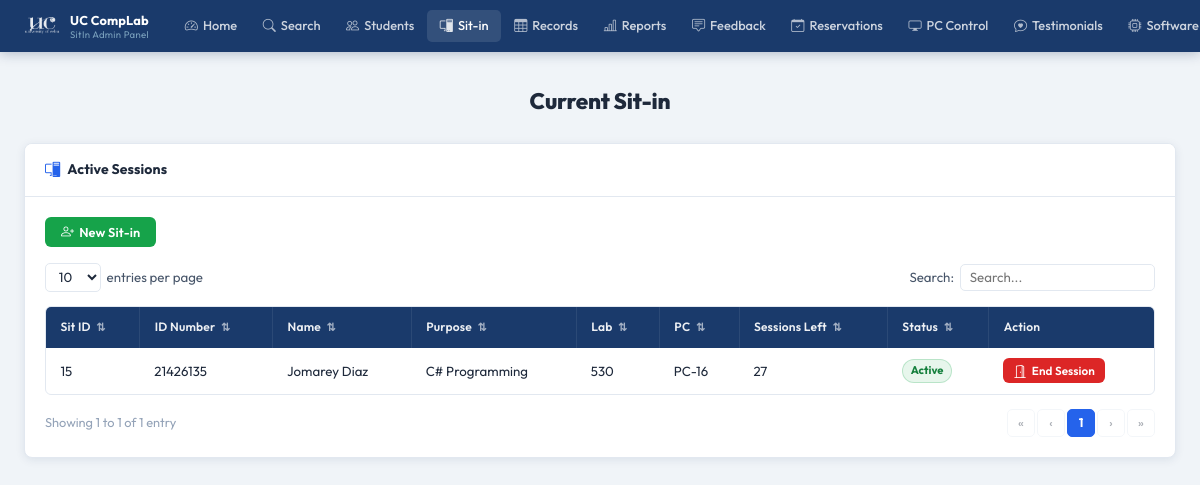
Page /pages/admin/sitin.php (signed in) on the earlier database version.
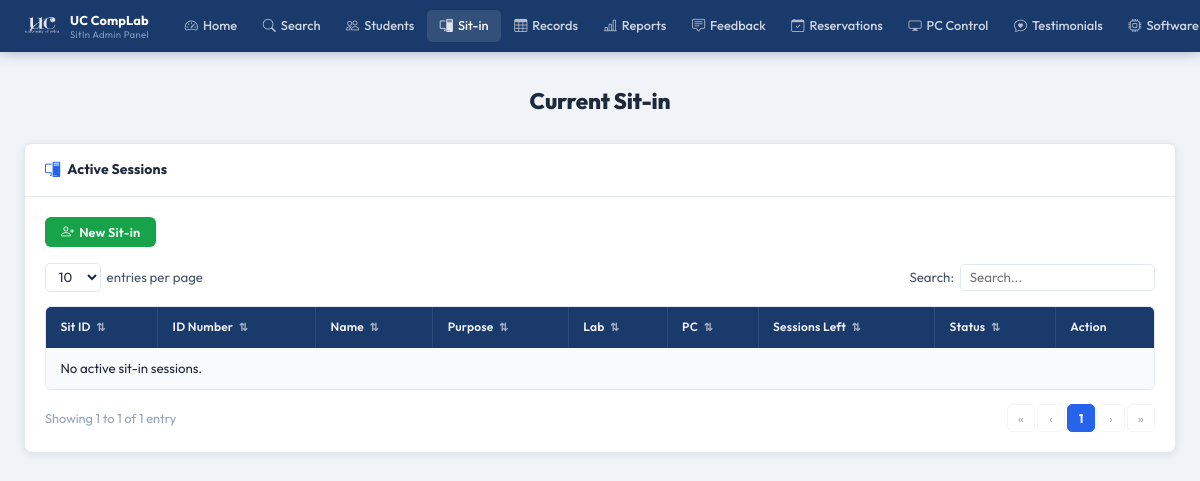
Same page on the later database version.
### tables this page shows
CREATE TABLE sit_in_logs (
            id          INTEGER PRIMARY KEY AUTOINCREMENT,
            user_id     INTEGER NOT NULL,
            lab_room    TEXT    NOT NULL,
            purpose     TEXT,
            status      TEXT    DEFAULT 'active',
            login_time  DATETIME DEFAULT CURRENT_TIMESTAMP,
            logout_time DATETIME, pc_number INTEGER,
            FOREIGN KEY (user_id) REFERENCES users(id) ON DELETE CASCADE
        );

CREATE TABLE users (
            id                 INTEGER PRIMARY KEY AUTOINCREMENT,
            first_name         TEXT    NOT NULL,
            last_name          TEXT    NOT NULL,
            middle_name        TEXT,
            student_id         TEXT    UNIQUE NOT NULL,
            course             TEXT    NOT NULL,
            course_level       INTEGER NOT NULL,
            email              TEXT    UNIQUE NOT NULL,
            address            TEXT    NOT NULL,
            password           TEXT    NOT NULL,
            remaining_sessions INTEGER DEFAULT 30,
            created_at         DATETIME DEFAULT CURRENT_TIMESTAMP
        , profile_picture TEXT, points INTEGER DEFAULT 0);

### pages/admin/sitin.php (the view, shortened to what this page needs)
<?php
$base = '../../';
$db = getDB();
$sitins = $db->query("
    SELECT s.id, u.id AS user_id, u.student_id,
           u.first_name || ' ' || u.last_name AS full_name,
           s.purpose, s.lab_room, u.remaining_sessions, s.status, s.login_time, s.pc_number
    FROM sit_in_logs s
    JOIN users u ON u.id = s.user_id
    WHERE s.logout_time IS NULL
    ORDER BY s.login_time DESC
")->fetchAll();
?>
<!DOCTYPE html>
<html lang="en">
<head>
  <link rel="stylesheet" href="<?= $base ?>assets/css/admin.css"/>
  <link rel="stylesheet" href="https://cdn.jsdelivr.net/npm/bootstrap-icons@1.11.3/font/bootstrap-icons.css"/>
</head>
<body>
<?php require_once __DIR__ . '/../../includes/admin-navbar.php'; ?>
<div class="admin-page">
  <div class="admin-inner">
    <h1 class="a-page-title">Current Sit-in</h1>
    <div class="a-card">
      <div class="a-card-header">
        <i class="bi bi-pc-display"></i> Active Sessions
      </div>
      <div class="a-card-body">
        <div style="margin-bottom:1rem;">
          <button class="a-btn a-btn-green" onclick="openModal('searchStudentModal')">
            <i class="bi bi-person-plus"></i> New Sit-in
          </button>
        </div>
        <div class="a-table-controls">
          <div class="a-entries-wrap">
            <select id="sitSelect" class="a-entries-select">
              <option>10</option><option>25</option><option>50</option>
            </select>
            <span>entries per page</span>
          </div>
          <div class="a-search-wrap">
            <label>Search:</label>
            <input type="text" id="sitSearch" class="a-search-box" placeholder="Search..."/>
          </div>
        </div>
        <div class="a-table-wrap">
          <table class="a-table" id="sitTable">
            <thead>
              <tr>
                <th class="a-sortable" data-col="0">Sit ID <span class="a-sort-icon">⇅</span></th>
                <th class="a-sortable" data-col="1">ID Number <span class="a-sort-icon">⇅</span></th>
                <th class="a-sortable" data-col="2">Name <span class="a-sort-icon">⇅</span></th>
                <th class="a-sortable" data-col="3">Purpose <span class="a-sort-icon">⇅</span></th>
                <th class="a-sortable" data-col="4">Lab <span class="a-sort-icon">⇅</span></th>
                <th class="a-sortable" data-col="5">PC <span class="a-sort-icon">⇅</span></th>
                <th class="a-sortable" data-col="6">Sessions Left <span class="a-sort-icon">⇅</span></th>
                <th class="a-sortable" data-col="7">Status <span class="a-sort-icon">⇅</span></th>
                <th>Action</th>
              </tr>
            </thead>
            <tbody id="sitBody">
              <?php if (empty($sitins)): ?>
                <tr class="a-table-empty">
                  <td colspan="9">No active sit-in sessions.</td>
                </tr>
              <?php else: ?>
                <?php foreach ($sitins as $row): ?>
                  <tr class="a-data-row">
                    <td><?= (int)$row['id'] ?></td>
                    <td><?= htmlspecialchars($row['student_id']) ?></td>
                    <td><?= htmlspecialchars($row['full_name']) ?></td>
                    <td><?= htmlspecialchars($row['purpose'] ?? '—') ?></td>
                    <td><?= htmlspecialchars($row['lab_room']) ?></td>
                    <td><?= $row['pc_number'] ? 'PC-'.str_pad($row['pc_number'],2,'0',STR_PAD_LEFT) : '—' ?></td>
                    <td><?= (int)$row['remaining_sessions'] ?></td>
                    <td><span class="a-badge badge-active">Active</span></td>
                    <td>
                      <form method="POST" action="sitin.php" style="display:inline;"
                        onsubmit="return confirm('End this session? One session will be deducted.')">
                        <button type="submit" class="a-btn a-btn-red a-btn-sm">
                          <i class="bi bi-door-open"></i> End Session
                        </button>
                      </form>
                    </td>
                  </tr>
                <?php endforeach; ?>
              <?php endif; ?>
            </tbody>
          </table>
        </div>
        <div class="a-table-footer">
          <div class="a-table-info" id="sitInfo"></div>
          <div class="a-pagination"  id="sitPag"></div>
        </div>
      </div>
    </div>
  </div>
</div>
</body>
</html>

Differences in the rows shown:
removed sit_in_logs: id "15", user.student_id "21426135", full_name "Jomarey Diaz", purpose "C# Programming", lab_room "530", pc_number "16", user.remaining_sessions "27"
Other differences:
text now shown: "No active sit-in sessions."
